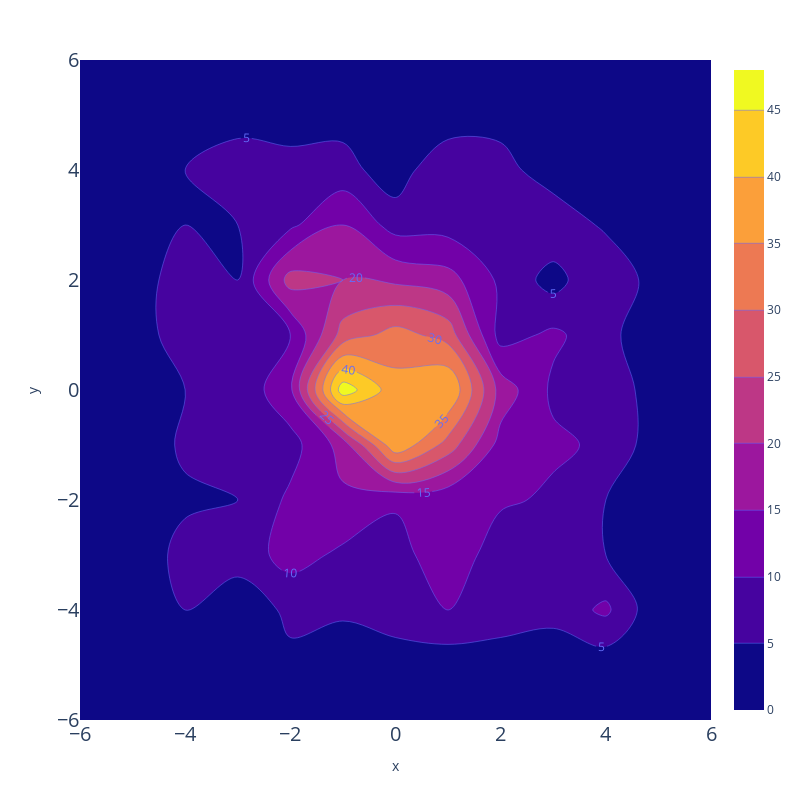

The cell this chart's notebook holds for it:
### Code cell
fig2 = px.density_contour(x=final_params_ackley[0], y=final_params_ackley[1])
fig2.update_traces(
    contours_coloring="fill", 
    contours_showlabels = True
)
fig2.update_layout(
    height=800,
    width=800,
    yaxis=dict(tickfont=dict(size=20)),
    xaxis=dict(tickfont=dict(size=20))
)

### Figure 1 — Plotly figure (JSON) as saved in the notebook; plotly's stock layout.template omitted (floating-point values rounded to 4 significant figures; data arrays with more than 128 entries replaced by an {"elided": "..."} marker saying what was removed)
{"data": [{"contours": {"coloring": "fill", "showlabels": true}, "hovertemplate": "x=%{x}<br>y=%{y}<br>count=%{z}<extra></extra>", "legendgroup": "", "line": {"color": "#636efa"}, "name": "", "showlegend": false, "type": "histogram2dcontour", "x": {"elided": "1000 float values"}, "xaxis": "x", "xbingroup": "x", "y": {"elided": "1000 float values"}, "yaxis": "y", "ybingroup": "y"}], "layout": {"height": 800, "legend": {"tracegroupgap": 0}, "margin": {"t": 60}, "width": 800, "xaxis": {"anchor": "y", "domain": [0, 1], "tickfont": {"size": 20}, "title": {"text": "x"}}, "yaxis": {"anchor": "x", "domain": [0, 1], "tickfont": {"size": 20}, "title": {"text": "y"}}}}
